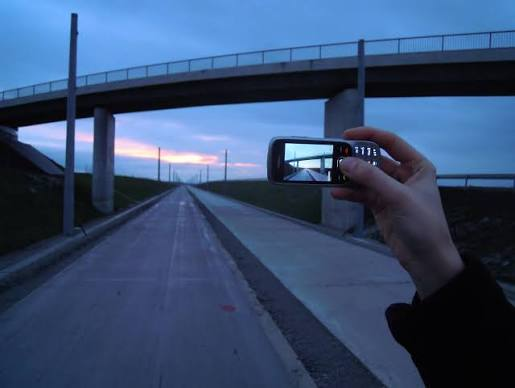
#> input picture Lab1/cameraman.jpg, 515 x 388 px, given in place of cameraman.png, which was not available
$ jupyter execute --allow-errors 'Lab4_Intensity_Transformations_&Filtering_Spatial_Domain.ipynb'   (text cells are left out)
#> lines starting #> are read from the running program, lines starting #| are printed output that depends on the picture; pictures that were not available may be replaced by others from this repository, and a replacement may not be noted
[cell 1]
import cv2

# Load the image in grayscale
img = cv2.imread('cameraman.png', cv2.IMREAD_GRAYSCALE)
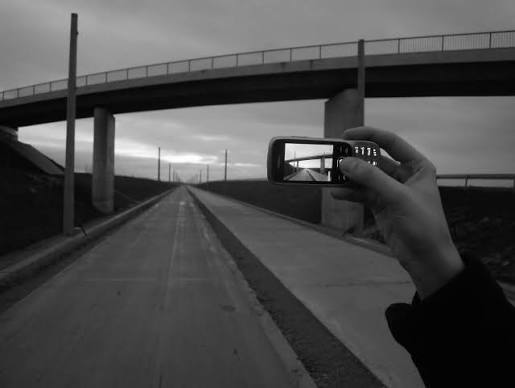
#> img: shape (388, 515); min 0, max 255, mean 75.8

# Set the threshold values
threshold_values = [0, 50, 100, 150, 200]

# Apply thresholding with different threshold values
#> (the rest of this cell did not finish here and is left out)

[cell 2]
print("Original Image: ")
#> (the rest of this cell did not finish here and is left out)

[cell 3]
# Task#2: Histogram Processing

# Step#1: Load necessary libraries
import matplotlib
import matplotlib.pyplot as plt
import numpy as np

from skimage import data
from skimage import exposure

# Step#2: Load moon image
img = data.moon()
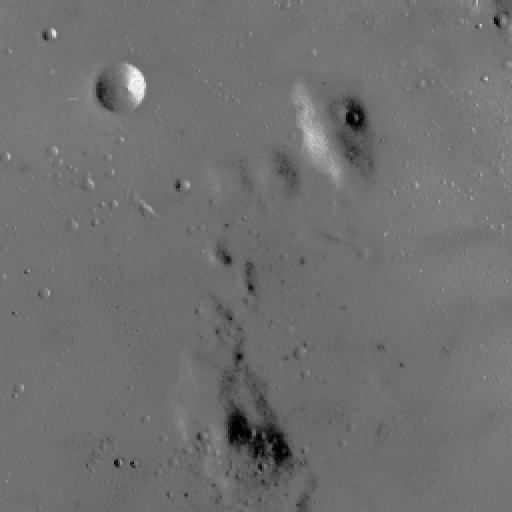
#> input picture skimage.data.moon(), 512 x 512 px
#> img is the input picture: shape (512, 512); min 0, max 255, mean 112.2

# Step#3: Rescale intensity values to include all the intensities that fall within the 2nd and 98th percentiles
# Contrast stretching
p2, p98 = np.percentile(img, (2, 98))
#> p2 = 78; p98 = 129
img_rescale = exposure.rescale_intensity(img, in_range=(p2, p98))

# Step#4: Display the image with its histogram of (step#2)  and (step#3)
fig = plt.figure(figsize=(8, 5))
fig.add_subplot(2, 1, 1)
plt.imshow(img, cmap = 'gray')
plt.axis('off')
plt.title('Original image')

fig.add_subplot(2, 1, 2)
plt.hist(img.flat, bins = 256, range=(0, 255))
plt.xlabel('gray level values')
plt.ylabel('Number of pixels')
plt.show()
#> figure, not shown here; panel 2: tallest bar 23296 high, from x = 114.6 to 115.5

fig = plt.figure(figsize=(8, 5))
fig.add_subplot(2, 1, 1)
plt.imshow(img_rescale, cmap = 'gray')
plt.axis('off')
plt.title('Contrast stretch')

fig.add_subplot(2, 1, 2)
plt.hist(img_rescale.flat, bins = 256, range=(0, 255))
plt.xlabel('gray level values')
plt.ylabel('Number of pixels')
plt.show()
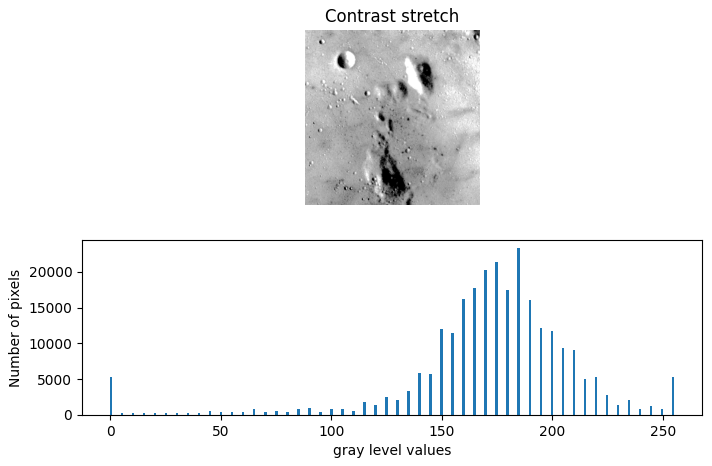
#> figure drawn by matplotlib, 2 panels; panel 2: tallest bar 23296 high, from x = 184.3 to 185.3

[cell 4]
# Task 1: Contrast Stretching using 3rd and 80th percentiles

import matplotlib.pyplot as plt
import numpy as np

from skimage import data
from skimage import exposure

# Load the moon image
img = data.moon()

# Calculate the 3rd and 80th percentiles
p3, p80 = np.percentile(img, (3, 80))
#> p3 = 87; p80 = 118

print("3rd percentile:", p3)
#| 3rd percentile: 87.0
print("80th percentile:", p80)
#| 80th percentile: 118.0

# Rescale the intensity values
img_rescale = exposure.rescale_intensity(
    img,
    in_range=(p3, p80)
)
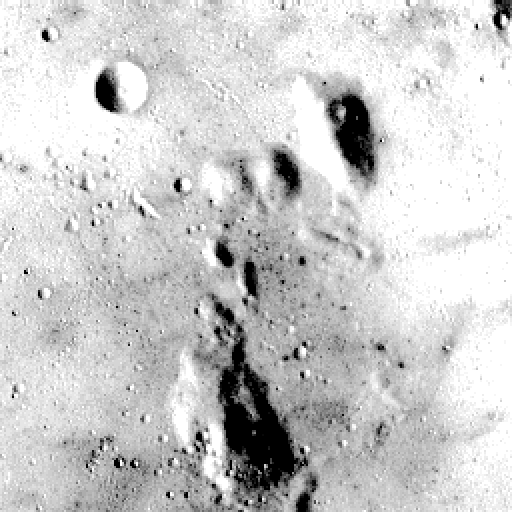
#> img_rescale: shape (512, 512); min 0, max 255, mean 203.7

# Display the rescaled image and its histogram
fig = plt.figure(figsize=(8, 5))

fig.add_subplot(2, 1, 1)
plt.imshow(img_rescale, cmap='gray')
plt.axis('off')
plt.title('Contrast Stretching (3rd–80th Percentiles)')

fig.add_subplot(2, 1, 2)
plt.hist(
    img_rescale.flatten(),
    bins=256,
    range=(0, 255)
)
plt.xlabel('Gray Level Values')
plt.ylabel('Number of Pixels')
plt.title('Histogram of Rescaled Image')

plt.tight_layout()
plt.show()
#> figure, not shown here; panel 2: tallest bar 55088 high, from x = 254 to 255

[cell 5]
# Task 2: Histogram Equalization

import matplotlib.pyplot as plt

from skimage import data
from skimage import exposure

# Load the moon image
img = data.moon()

# Apply histogram equalization
img_equalized = exposure.equalize_hist(img)
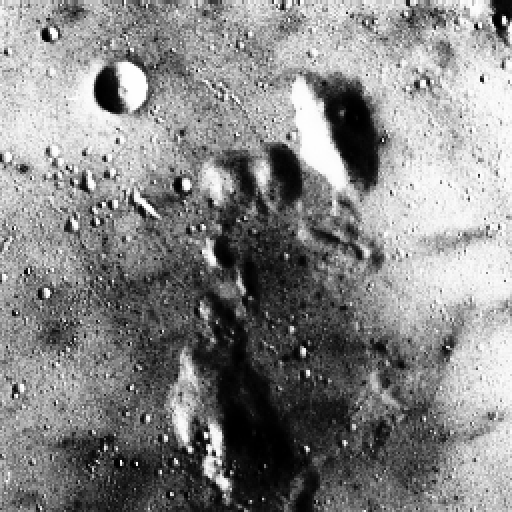
#> img_equalized: shape (512, 512) float64; min 0.000916, max 1, mean 0.525

# Display the equalized image and its histogram
fig = plt.figure(figsize=(8, 5))

fig.add_subplot(2, 1, 1)
plt.imshow(img_equalized, cmap='gray')
plt.axis('off')
plt.title('Histogram Equalized Image')

fig.add_subplot(2, 1, 2)
plt.hist(
    img_equalized.flatten(),
    bins=256,
    range=(0, 1)
)
plt.xlabel('Gray Level Values')
plt.ylabel('Number of Pixels')
plt.title('Histogram After Equalization')

plt.tight_layout()
plt.show()
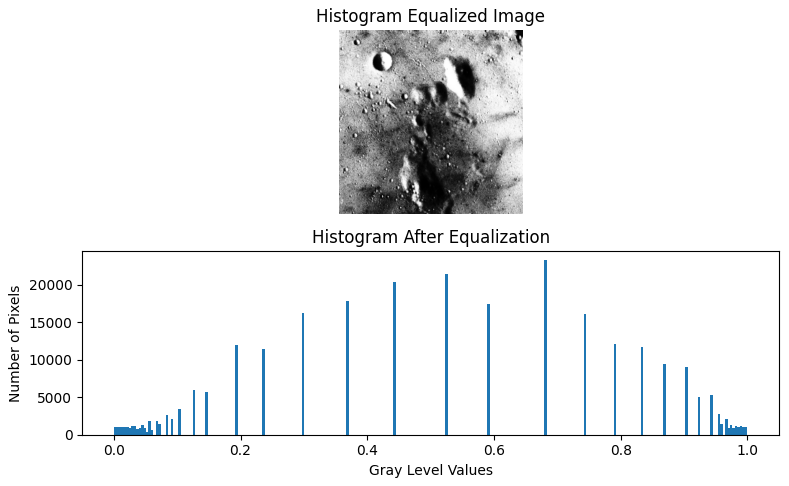
#> figure drawn by matplotlib, 2 panels; panel 2: tallest bar 23296 high, from x = 0.68 to 0.684

[cell 6]
# Task 3: Histogram Matching

import matplotlib.pyplot as plt

from skimage import data
from skimage.exposure import match_histograms

# Load the source and reference images
source = data.chelsea()
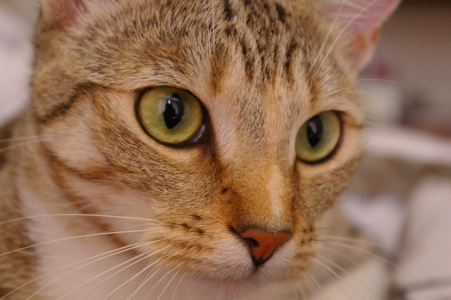
#> input picture skimage.data.chelsea(), 451 x 300 px
#> source is the input picture: shape (300, 451, 3); mean R, G, B 147.7, 111.4, 86.8
reference = data.rocket()
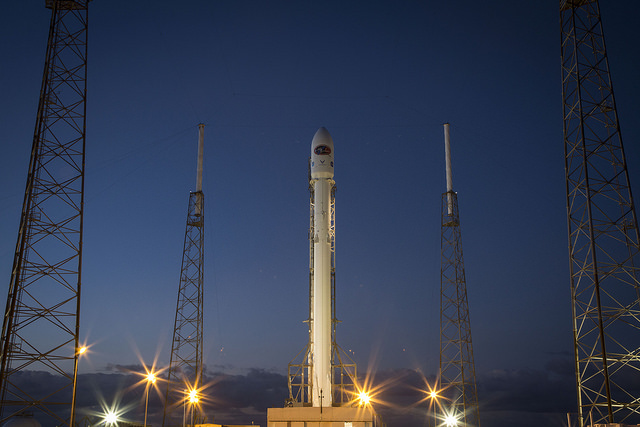
#> input picture skimage.data.rocket(), 640 x 427 px
#> reference is the input picture: shape (427, 640, 3); mean R, G, B 52.3, 61.3, 82.3

# Match Chelsea's histogram to the rocket image
matched = match_histograms(
    source,
    reference,
    channel_axis=-1
)
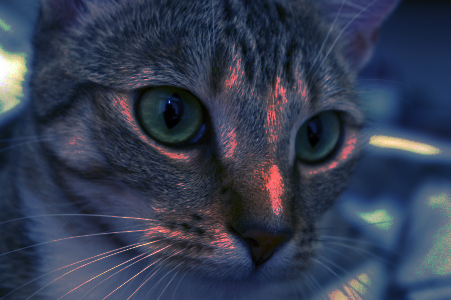
#> matched: shape (300, 451, 3); mean R, G, B 52.1, 60.8, 81.7

# Display the images
fig, axes = plt.subplots(1, 3, figsize=(15, 5))

axes[0].imshow(source)
axes[0].set_title('Source: Chelsea')
axes[0].axis('off')

axes[1].imshow(reference)
axes[1].set_title('Reference: Rocket')
axes[1].axis('off')

axes[2].imshow(matched)
axes[2].set_title('Matched Image')
axes[2].axis('off')

plt.tight_layout()
plt.show()
